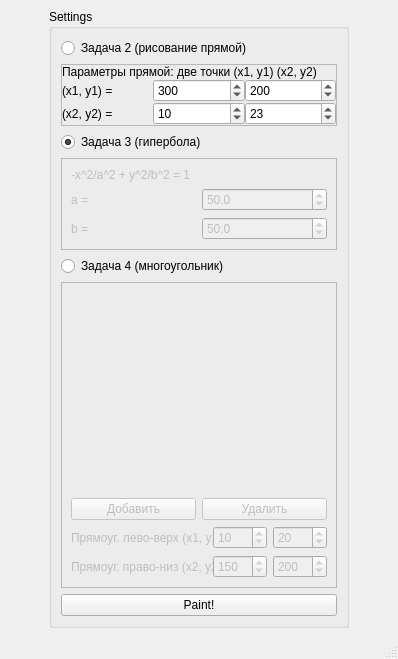
<?xml version="1.0" encoding="UTF-8"?>
<ui version="4.0">
 <class>MainWindow</class>
 <widget class="QMainWindow" name="MainWindow">
  <property name="geometry">
   <rect>
    <x>0</x>
    <y>0</y>
    <width>398</width>
    <height>591</height>
   </rect>
  </property>
  <property name="windowTitle">
   <string>MainWindow</string>
  </property>
  <widget class="QWidget" name="centralwidget">
   <layout class="QHBoxLayout" name="horizontalLayout">
    <item>
     <widget class="QGroupBox" name="SettingsGroup">
      <property name="minimumSize">
       <size>
        <width>300</width>
        <height>0</height>
       </size>
      </property>
      <property name="maximumSize">
       <size>
        <width>300</width>
        <height>16777215</height>
       </size>
      </property>
      <property name="title">
       <string>Settings</string>
      </property>
      <layout class="QVBoxLayout" name="verticalLayout">
       <item>
        <widget class="QRadioButton" name="radio_task2">
         <property name="text">
          <string>Задача 2 (рисование прямой)</string>
         </property>
         <property name="checked">
          <bool>false</bool>
         </property>
        </widget>
       </item>
       <item>
        <widget class="QFrame" name="frame_task2">
         <property name="frameShape">
          <enum>QFrame::StyledPanel</enum>
         </property>
         <property name="frameShadow">
          <enum>QFrame::Raised</enum>
         </property>
         <layout class="QVBoxLayout" name="verticalLayout_2">
          <property name="spacing">
           <number>0</number>
          </property>
          <property name="leftMargin">
           <number>0</number>
          </property>
          <property name="topMargin">
           <number>0</number>
          </property>
          <property name="rightMargin">
           <number>0</number>
          </property>
          <property name="bottomMargin">
           <number>0</number>
          </property>
          <item>
           <widget class="QLabel" name="label">
            <property name="text">
             <string>Параметры прямой: две точки (x1, y1) (x2, y2)</string>
            </property>
           </widget>
          </item>
          <item>
           <layout class="QHBoxLayout" name="horizontalLayout_4">
            <item>
             <widget class="QLabel" name="label_2">
              <property name="text">
               <string>(x1, y1) = </string>
              </property>
             </widget>
            </item>
            <item>
             <widget class="QSpinBox" name="task2_x1">
              <property name="prefix">
               <string/>
              </property>
              <property name="minimum">
               <number>0</number>
              </property>
              <property name="maximum">
               <number>9000</number>
              </property>
              <property name="value">
               <number>300</number>
              </property>
             </widget>
            </item>
            <item>
             <widget class="QSpinBox" name="task2_y1">
              <property name="prefix">
               <string/>
              </property>
              <property name="minimum">
               <number>0</number>
              </property>
              <property name="maximum">
               <number>9000</number>
              </property>
              <property name="value">
               <number>200</number>
              </property>
             </widget>
            </item>
           </layout>
          </item>
          <item>
           <layout class="QHBoxLayout" name="horizontalLayout_3">
            <item>
             <widget class="QLabel" name="label_3">
              <property name="text">
               <string>(x2, y2) = </string>
              </property>
             </widget>
            </item>
            <item>
             <widget class="QSpinBox" name="task2_x2">
              <property name="prefix">
               <string/>
              </property>
              <property name="minimum">
               <number>0</number>
              </property>
              <property name="maximum">
               <number>9000</number>
              </property>
              <property name="value">
               <number>10</number>
              </property>
             </widget>
            </item>
            <item>
             <widget class="QSpinBox" name="task2_y2">
              <property name="prefix">
               <string/>
              </property>
              <property name="minimum">
               <number>0</number>
              </property>
              <property name="maximum">
               <number>9000</number>
              </property>
              <property name="value">
               <number>23</number>
              </property>
             </widget>
            </item>
           </layout>
          </item>
         </layout>
        </widget>
       </item>
       <item>
        <widget class="QRadioButton" name="radio_task3">
         <property name="text">
          <string>Задача 3 (гипербола)</string>
         </property>
         <property name="checked">
          <bool>true</bool>
         </property>
        </widget>
       </item>
       <item>
        <widget class="QFrame" name="frame_task3">
         <property name="enabled">
          <bool>false</bool>
         </property>
         <property name="frameShape">
          <enum>QFrame::StyledPanel</enum>
         </property>
         <property name="frameShadow">
          <enum>QFrame::Raised</enum>
         </property>
         <layout class="QVBoxLayout" name="verticalLayout_3">
          <item>
           <widget class="QLabel" name="label_4">
            <property name="text">
             <string>-x^2/a^2 + y^2/b^2 = 1</string>
            </property>
           </widget>
          </item>
          <item>
           <layout class="QHBoxLayout" name="horizontalLayout_5">
            <item>
             <widget class="QLabel" name="label_5">
              <property name="text">
               <string>a = </string>
              </property>
             </widget>
            </item>
            <item>
             <widget class="QDoubleSpinBox" name="task3_a">
              <property name="decimals">
               <number>1</number>
              </property>
              <property name="minimum">
               <double>0.100000000000000</double>
              </property>
              <property name="maximum">
               <double>9000.000000000000000</double>
              </property>
              <property name="singleStep">
               <double>0.100000000000000</double>
              </property>
              <property name="value">
               <double>50.000000000000000</double>
              </property>
             </widget>
            </item>
           </layout>
          </item>
          <item>
           <layout class="QHBoxLayout" name="horizontalLayout_7">
            <property name="topMargin">
             <number>0</number>
            </property>
            <item>
             <widget class="QLabel" name="label_6">
              <property name="text">
               <string>b = </string>
              </property>
             </widget>
            </item>
            <item>
             <widget class="QDoubleSpinBox" name="task3_b">
              <property name="decimals">
               <number>1</number>
              </property>
              <property name="minimum">
               <double>0.100000000000000</double>
              </property>
              <property name="maximum">
               <double>9000.000000000000000</double>
              </property>
              <property name="singleStep">
               <double>0.100000000000000</double>
              </property>
              <property name="value">
               <double>50.000000000000000</double>
              </property>
             </widget>
            </item>
           </layout>
          </item>
         </layout>
        </widget>
       </item>
       <item>
        <widget class="QRadioButton" name="radio_task4">
         <property name="text">
          <string>Задача 4 (многоугольник)</string>
         </property>
        </widget>
       </item>
       <item>
        <widget class="QFrame" name="frame_task4">
         <property name="enabled">
          <bool>false</bool>
         </property>
         <property name="frameShape">
          <enum>QFrame::StyledPanel</enum>
         </property>
         <property name="frameShadow">
          <enum>QFrame::Raised</enum>
         </property>
         <layout class="QVBoxLayout" name="verticalLayout_5">
          <item>
           <layout class="QVBoxLayout" name="verticalLayout_7">
            <item>
             <widget class="QWidget" name="ghostWidget" native="true">
              <property name="minimumSize">
               <size>
                <width>0</width>
                <height>200</height>
               </size>
              </property>
             </widget>
            </item>
            <item>
             <layout class="QHBoxLayout" name="horizontalLayout_10">
              <property name="leftMargin">
               <number>0</number>
              </property>
              <property name="topMargin">
               <number>0</number>
              </property>
              <item>
               <widget class="QPushButton" name="addRuleButton">
                <property name="text">
                 <string>Добавить</string>
                </property>
               </widget>
              </item>
              <item>
               <widget class="QPushButton" name="removeRuleButton">
                <property name="text">
                 <string>Удалить</string>
                </property>
               </widget>
              </item>
             </layout>
            </item>
           </layout>
          </item>
          <item>
           <layout class="QHBoxLayout" name="horizontalLayout_8">
            <item>
             <widget class="QLabel" name="alalal">
              <property name="minimumSize">
               <size>
                <width>200</width>
                <height>0</height>
               </size>
              </property>
              <property name="maximumSize">
               <size>
                <width>200</width>
                <height>16777215</height>
               </size>
              </property>
              <property name="text">
               <string>Прямоуг. лево-верх (x1, y1) = </string>
              </property>
             </widget>
            </item>
            <item>
             <widget class="QSpinBox" name="task4_x1">
              <property name="maximum">
               <number>9000</number>
              </property>
              <property name="value">
               <number>10</number>
              </property>
             </widget>
            </item>
            <item>
             <widget class="QSpinBox" name="task4_y1">
              <property name="maximum">
               <number>9000</number>
              </property>
              <property name="value">
               <number>20</number>
              </property>
             </widget>
            </item>
           </layout>
          </item>
          <item>
           <layout class="QHBoxLayout" name="horizontalLayout_9">
            <item>
             <widget class="QLabel" name="ololol">
              <property name="minimumSize">
               <size>
                <width>200</width>
                <height>0</height>
               </size>
              </property>
              <property name="maximumSize">
               <size>
                <width>200</width>
                <height>16777215</height>
               </size>
              </property>
              <property name="text">
               <string>Прямоуг. право-низ (x2, y2) =</string>
              </property>
             </widget>
            </item>
            <item>
             <widget class="QSpinBox" name="task4_x2">
              <property name="maximum">
               <number>9000</number>
              </property>
              <property name="value">
               <number>150</number>
              </property>
             </widget>
            </item>
            <item>
             <widget class="QSpinBox" name="task4_y2">
              <property name="maximum">
               <number>9000</number>
              </property>
              <property name="value">
               <number>200</number>
              </property>
             </widget>
            </item>
           </layout>
          </item>
         </layout>
        </widget>
       </item>
       <item>
        <widget class="QPushButton" name="paintButton">
         <property name="text">
          <string>Paint!</string>
         </property>
        </widget>
       </item>
      </layout>
     </widget>
    </item>
   </layout>
  </widget>
  <widget class="QMenuBar" name="menubar">
   <property name="geometry">
    <rect>
     <x>0</x>
     <y>0</y>
     <width>398</width>
     <height>27</height>
    </rect>
   </property>
  </widget>
  <widget class="QStatusBar" name="statusbar"/>
 </widget>
 <resources/>
 <connections/>
</ui>
